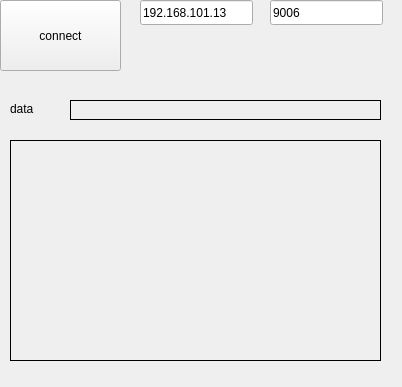
<?xml version="1.0" encoding="UTF-8"?>
<ui version="4.0">
 <class>CAM_UI</class>
 <widget class="QWidget" name="CAM_UI">
  <property name="geometry">
   <rect>
    <x>0</x>
    <y>0</y>
    <width>402</width>
    <height>387</height>
   </rect>
  </property>
  <property name="windowTitle">
   <string>Form</string>
  </property>
  <widget class="QLabel" name="data">
   <property name="geometry">
    <rect>
     <x>70</x>
     <y>100</y>
     <width>311</width>
     <height>20</height>
    </rect>
   </property>
   <property name="frameShape">
    <enum>QFrame::Box</enum>
   </property>
   <property name="text">
    <string/>
   </property>
  </widget>
  <widget class="QPushButton" name="conn">
   <property name="geometry">
    <rect>
     <x>0</x>
     <y>0</y>
     <width>121</width>
     <height>71</height>
    </rect>
   </property>
   <property name="text">
    <string>connect</string>
   </property>
  </widget>
  <widget class="QLabel" name="label">
   <property name="geometry">
    <rect>
     <x>10</x>
     <y>100</y>
     <width>67</width>
     <height>17</height>
    </rect>
   </property>
   <property name="text">
    <string>data</string>
   </property>
  </widget>
  <widget class="QLineEdit" name="serverip">
   <property name="geometry">
    <rect>
     <x>140</x>
     <y>0</y>
     <width>113</width>
     <height>25</height>
    </rect>
   </property>
   <property name="text">
    <string>192.168.101.13</string>
   </property>
  </widget>
  <widget class="QLineEdit" name="serverport">
   <property name="geometry">
    <rect>
     <x>270</x>
     <y>0</y>
     <width>113</width>
     <height>25</height>
    </rect>
   </property>
   <property name="text">
    <string>9006</string>
   </property>
  </widget>
  <widget class="QLabel" name="cam">
   <property name="geometry">
    <rect>
     <x>10</x>
     <y>140</y>
     <width>371</width>
     <height>221</height>
    </rect>
   </property>
   <property name="frameShape">
    <enum>QFrame::Box</enum>
   </property>
   <property name="text">
    <string/>
   </property>
  </widget>
 </widget>
 <resources/>
 <connections/>
</ui>
